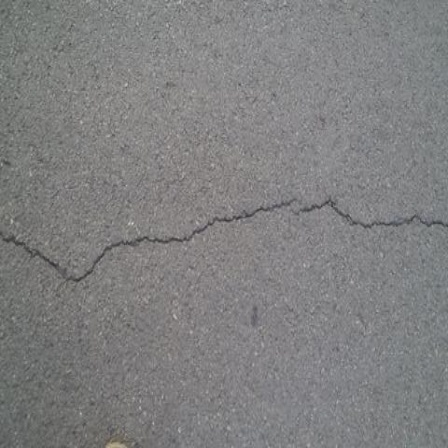
#> input picture MISSÃO2/ATIVIDADE/CFD_001.jpg, 448 x 448 px, found by its file name; its folder holds only this picture in this run
$ python atividade3.py
#> lines starting #> are read from the running program, lines starting #| are printed output that depends on the picture; after the words box and inside, x2 and y2 are one past the last pixel; in counts of white or black regions, pixels touching at a corner belong together
import os
import cv2
import numpy as np
import matplotlib.pyplot as plt

image_folder_path = 'C:/Users/ketur/OneDrive/Documentos/ATIVIDADE'

image_files = [f for f in os.listdir(image_folder_path) if f.lower().endswith('.jpg')]
image_files.sort()

current_index = 0


def show_image(index):
#> called with index = 0
    image_path = os.path.join(image_folder_path, image_files[index])
    image = cv2.imread(image_path)
#> image is the input picture: shape (448, 448, 3); mean B, G, R 128.1, 127.7, 127.8

    gray_image = cv2.cvtColor(image, cv2.COLOR_BGR2GRAY)
    blurred_image = cv2.GaussianBlur(gray_image, (5, 5), 0)
    edges = cv2.Canny(blurred_image, 50, 150)
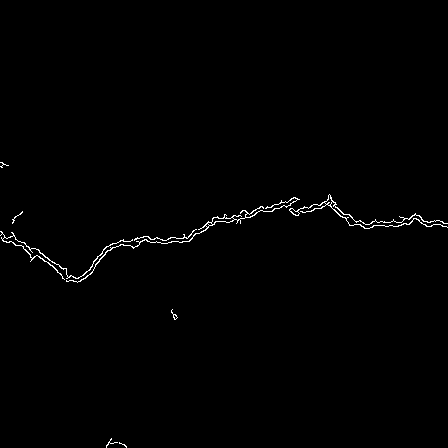
#> edges: shape (448, 448); 0.72% white in thin lines or dots, all inside (x1, y1, x2, y2) = (0, 162, 448, 448)
    contours, _ = cv2.findContours(edges, cv2.RETR_TREE, cv2.CHAIN_APPROX_SIMPLE)
#> contours = 15 contours, 8 with area under 20; largest, box (x1, y1, x2, y2) and area: (66, 197, 300, 283) 207, (289, 194, 448, 229) 166, (0, 231, 133, 280) 87, (211, 217, 235, 225) 81, (324, 194, 333, 206) 36, (289, 208, 300, 216) 30, (134, 229, 197, 241) 20
    output_image = cv2.cvtColor(gray_image, cv2.COLOR_GRAY2BGR)
    cv2.drawContours(output_image, contours, -1, (0, 255, 0), 1)
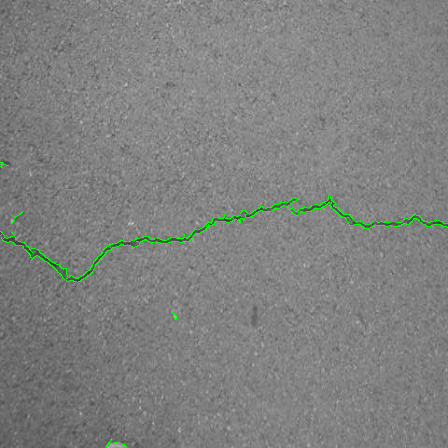
#> output_image: shape (448, 448, 3); mean B, G, R 127, 128.8, 127

    plt.subplot(1, 2, 1)
    plt.title('Original')
    plt.imshow(cv2.cvtColor(image, cv2.COLOR_BGR2RGB))
    plt.axis('off')

    plt.subplot(1, 2, 2)
    plt.title('Detectadas')
    plt.imshow(cv2.cvtColor(output_image, cv2.COLOR_BGR2RGB))
    plt.axis('off')

    plt.suptitle(f'Imagem {index + 1} de {len(image_files)}')
    plt.draw()

def on_key(event):
    global current_index
    if event.key == 'm':
        current_index = (current_index + 1) % len(image_files)
        plt.clf()
        show_image(current_index)

plt.figure(figsize=(8, 4))
show_image(current_index)

plt.gcf().canvas.mpl_connect('key_press_event', on_key)

plt.show()
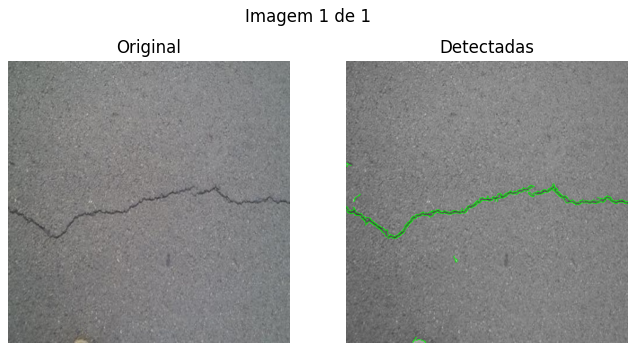
#> figure drawn by matplotlib, 2 panels

$ run again, on MISSÃO2/ATIVIDADE/CFD_005 (1).jpg
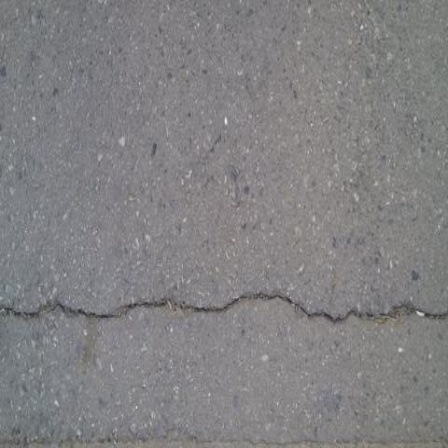
#> input picture MISSÃO2/ATIVIDADE/CFD_005 (1).jpg, 448 x 448 px, found by its file name
#> in show_image, image is the input picture: shape (448, 448, 3); mean B, G, R 130.4, 128.8, 129.7
#> in show_image, `edges = cv2.Canny(blurred_image, 50, 150)`:
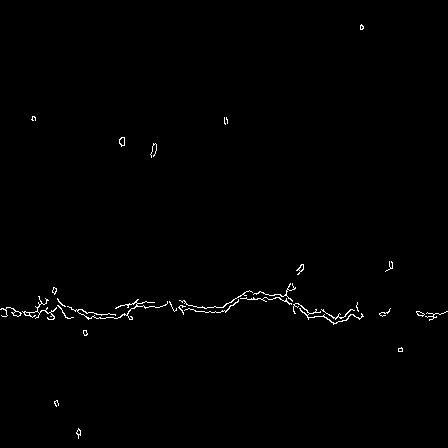
#> edges: shape (448, 448); 0.7% white in thin lines or dots
#> contours = 40 contours, 31 with area under 20; largest, box (x1, y1, x2, y2) and area: (67, 299, 168, 320) 46, (22, 296, 57, 320) 44, (293, 303, 364, 325) 43, (119, 137, 125, 147) 36, (0, 307, 22, 317) 36
#> `plt.show()`:
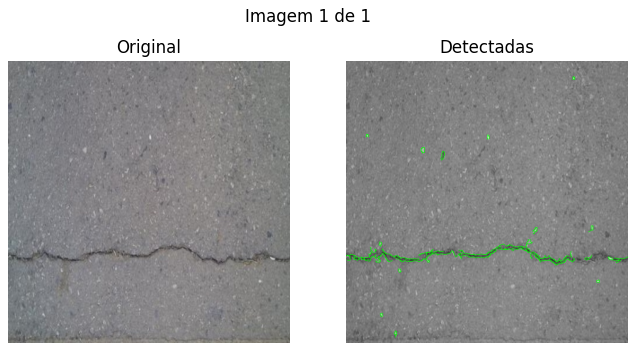
#> figure drawn by matplotlib, 2 panels

$ run again, on MISSÃO2/ATIVIDADE/CFD_006.jpg
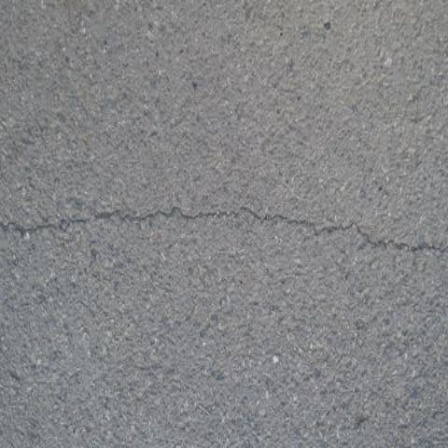
#> input picture MISSÃO2/ATIVIDADE/CFD_006.jpg, 448 x 448 px, found by its file name
#> in show_image, image is the input picture: shape (448, 448, 3); mean B, G, R 134.9, 133.2, 132.4
#> in show_image, `edges = cv2.Canny(blurred_image, 50, 150)`:
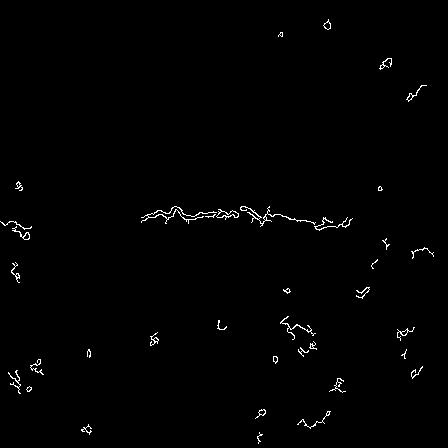
#> edges: shape (448, 448); 0.86% white in thin lines or dots
#> contours = 55 contours, 35 with area under 20; largest, box (x1, y1, x2, y2) and area: (216, 209, 239, 220) 95, (216, 210, 239, 218) 78, (240, 206, 316, 227) 50, (12, 226, 30, 240) 41, (141, 206, 217, 224) 39
#> `plt.show()`:
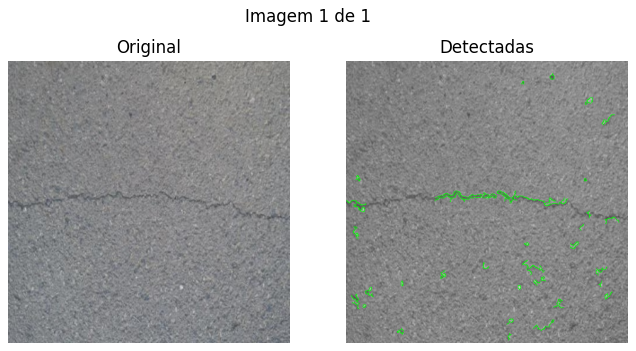
#> figure drawn by matplotlib, 2 panels

$ run again, on MISSÃO2/ATIVIDADE/CFD_002.jpg
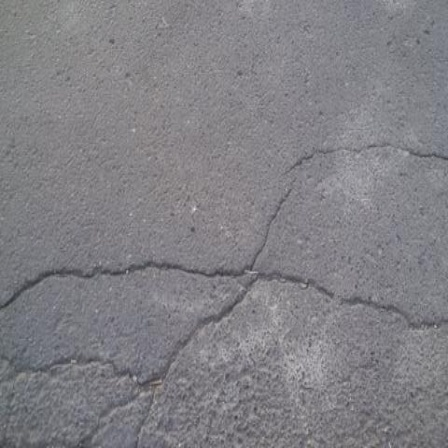
#> input picture MISSÃO2/ATIVIDADE/CFD_002.jpg, 448 x 448 px, found by its file name
#> in show_image, image is the input picture: shape (448, 448, 3); mean B, G, R 133.1, 128.4, 129.5
#> in show_image, `edges = cv2.Canny(blurred_image, 50, 150)`:
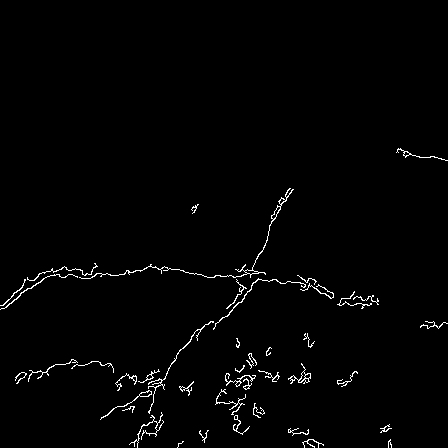
#> edges: shape (448, 448); 1.5% white in thin lines or dots, all inside (x1, y1, x2, y2) = (0, 148, 448, 448)
#> contours = 60 contours, 39 with area under 20; largest, box (x1, y1, x2, y2) and area: (79, 188, 294, 279) 171, (288, 363, 311, 384) 98, (100, 390, 152, 420) 66, (148, 321, 214, 414) 46, (139, 390, 152, 397) 43
#> `plt.show()`:
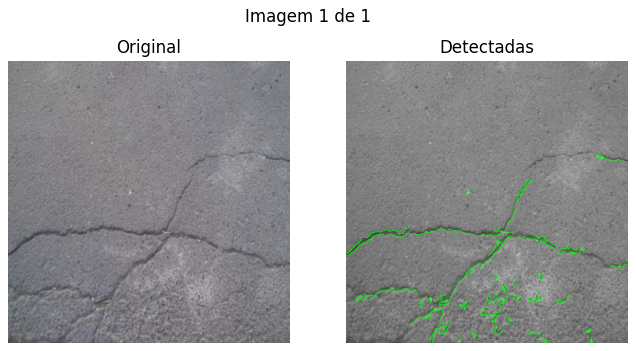
#> figure drawn by matplotlib, 2 panels
